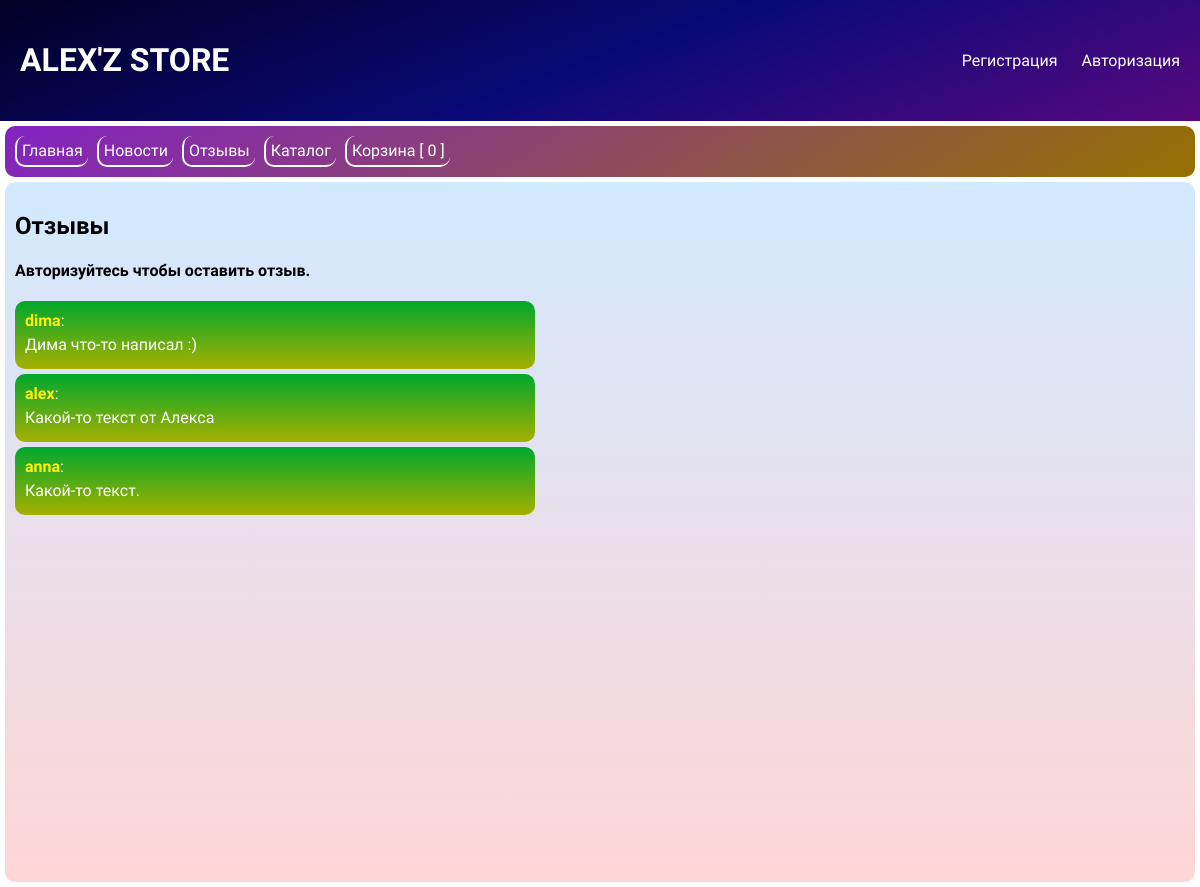
The page /feedback/ on the database its author committed.
### tables this page shows
CREATE TABLE `feedback` (
  id SERIAL PRIMARY KEY,
  user_id BIGINT UNSIGNED NOT NULL,
  feedback text NOT NULL,
  
  FOREIGN KEY (user_id) REFERENCES users(id) ON UPDATE CASCADE ON DELETE CASCADE
);

CREATE TABLE `users`(
	id SERIAL PRIMARY KEY,
	login VARCHAR(255) UNIQUE NOT NULL,
	hash_pass VARCHAR(255) NOT NULL,
	hash VARCHAR(255)
);

### engine/db.php (called while the page is built, shortened)
<?php
function getDb() {
    static $db = null;
    if (is_null($db)) {
        $db = @mysqli_connect(HOST, USER, PASS, DB) or die("Could not connect: " . mysqli_connect_error());
    }
    return $db;
}
function getAssocResult($sql) {
    $result = @mysqli_query(getDb(), $sql) or die(mysqli_error(getDb()));
    $array_result = [];
    while ($row = $result->fetch_assoc()) {
        $array_result[] = $row;
    }
    return $array_result;
}

### engine/feedback.php (called while the page is built, shortened)
<?php
function getAllFeedback() {
    $sql = "SELECT f.id, f.user_id, f.feedback, u.`login`
    FROM feedback f
    JOIN users u ON f.user_id = u.id
    ORDER BY f.id DESC";
    return getAssocResult($sql);
}

### engine/controller.php (called while the page is built, shortened)
<?php
function prepareVariables($page, $action = ""){
    $params = [];
    $params['allow'] = false;
    $params['reg_form_show'] = false;
    $params['logIn_form_show'] = false;
    $session_id = session_id();
    $params['count_inCart'] = countInCart($session_id);
    switch ($page) {
        case 'feedback':
            $params['feedback'] = getAllFeedback();
            break;
    }
return $params;
}

### templates/feedback.php (the view, shortened to what this page needs)
<h2>Отзывы</h2>
<?php if($user):?>
    <form class="feedback_form" action="/feedback/<?=$action_fb?>/" method="post">
        <h4><?=$fb_head_message?></h4>
        <input hidden type="text"  name="id" value="<?=$feedback_id?>">
    <?php if($fb_head_message == 'Режим редактирования:'):?>
        <?php if($admin_status):?><p class="feedback_admin_edit">Администратор</p><?php endif?>
        <span><?=$author_fb?>: </span>
    <?php else:?>
        <span><?=$user?>: </span>
    <?php endif?>
        <input type="text" name="message" placeholder="Ваш отзыв" value="<?=$feedbackText?>"><br>
        <input class ="submit_feedback" type="submit" value="<?=$buttonText?>">
    </form>
<?php else:?>
    <h4>Авторизуйтесь чтобы оставить отзыв.</h4>
<?php endif?>
<?foreach ($feedback as $value): ?>
    <div class="feedback">
        <div class="feedback_content">
            <strong><?=$value['login']?></strong>:
            <p><?=$value['feedback']?></p>
        </div>
    </div>
<?endforeach;?>

### public/style.css (style rules this page uses)
body,html { margin: 0; padding: 0; font-family: 'Comfortaa', cursive; }
.feedback { margin-bottom: 5px; border-radius: 10px; padding: 10px; background: rgb(166,176,0); background: linear-gradient(0deg, rgba(166,176,0,1) 0%, rgba(0,167,44,1) 100%); width: 500px; color: white; }
.feedback strong { color: rgb(255, 239, 17); }
.feedback p { margin: 5px 0; }

### rows shown on the page
feedback: user.login "dima", feedback "Дима что-то написал :)"
feedback: user.login "alex", feedback "Какой-то текст от Алекса"
feedback: user.login "anna", feedback "Какой-то текст."

### other values the page prints
$count_inCart "0"
